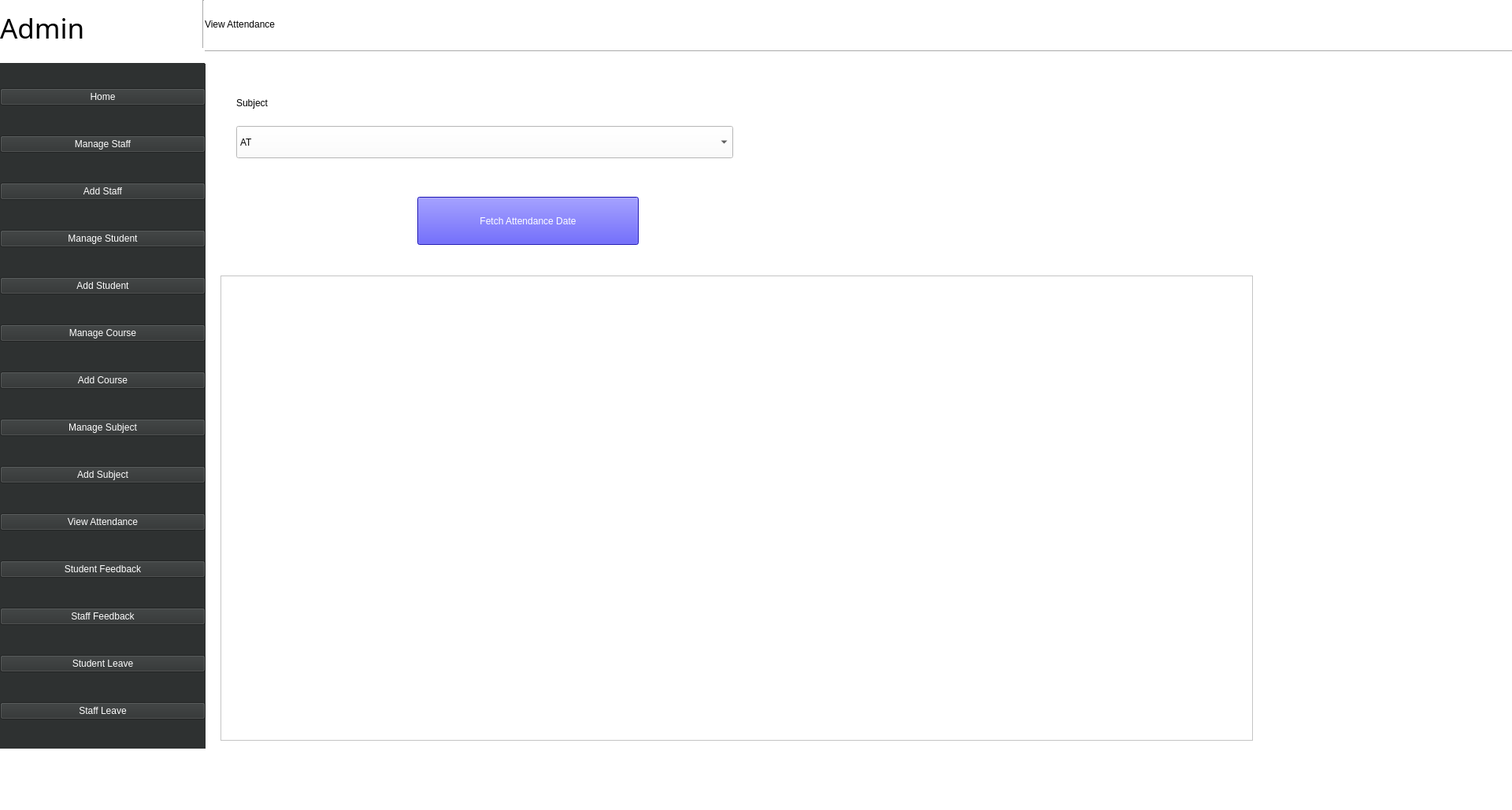
<?xml version="1.0" encoding="UTF-8"?>
<ui version="4.0">
 <class>MainWindow</class>
 <widget class="QMainWindow" name="MainWindow">
  <property name="geometry">
   <rect>
    <x>0</x>
    <y>0</y>
    <width>1920</width>
    <height>1029</height>
   </rect>
  </property>
  <property name="windowTitle">
   <string>MainWindow</string>
  </property>
  <property name="styleSheet">
   <string notr="true">background-color: rgb(255, 255, 255);</string>
  </property>
  <widget class="QWidget" name="centralwidget">
   <widget class="QWidget" name="adminVerticalWidget" native="true">
    <property name="geometry">
     <rect>
      <x>0</x>
      <y>80</y>
      <width>261</width>
      <height>871</height>
     </rect>
    </property>
    <property name="styleSheet">
     <string notr="true">background-color: rgb(46, 49, 49);
font: 75 11pt &quot;Consolas&quot;;
color: rgb(255, 255, 255);</string>
    </property>
    <layout class="QVBoxLayout" name="verticalLayout">
     <item>
      <widget class="QPushButton" name="home_b">
       <property name="enabled">
        <bool>true</bool>
       </property>
       <property name="styleSheet">
        <string notr="true">gridline-color: qlineargradient(spread:pad, x1:0, y1:0, x2:0, y2:1, stop:0 rgba(255, 255, 255, 255), stop:0.495 rgba(255, 255, 255, 255), stop:0.505 rgba(255, 0, 0, 255), stop:1 rgba(255, 0, 0, 255));</string>
       </property>
       <property name="text">
        <string>Home</string>
       </property>
      </widget>
     </item>
     <item>
      <widget class="QPushButton" name="manageStaff_b">
       <property name="text">
        <string>Manage Staff</string>
       </property>
      </widget>
     </item>
     <item>
      <widget class="QPushButton" name="addStaff_b">
       <property name="text">
        <string>Add Staff</string>
       </property>
      </widget>
     </item>
     <item>
      <widget class="QPushButton" name="manageStudent_b">
       <property name="styleSheet">
        <string notr="true">font: 75 12pt &quot;Consolas&quot;;</string>
       </property>
       <property name="text">
        <string>Manage Student</string>
       </property>
      </widget>
     </item>
     <item>
      <widget class="QPushButton" name="addStudent_b">
       <property name="styleSheet">
        <string notr="true">selection-background-color: rgb(85, 170, 255);</string>
       </property>
       <property name="text">
        <string>Add Student</string>
       </property>
      </widget>
     </item>
     <item>
      <widget class="QPushButton" name="manageCourse_b">
       <property name="text">
        <string>Manage Course</string>
       </property>
      </widget>
     </item>
     <item>
      <widget class="QPushButton" name="addCourse_b">
       <property name="text">
        <string>Add Course</string>
       </property>
      </widget>
     </item>
     <item>
      <widget class="QPushButton" name="manageSubject_b">
       <property name="text">
        <string>Manage Subject</string>
       </property>
      </widget>
     </item>
     <item>
      <widget class="QPushButton" name="addSubject_b">
       <property name="text">
        <string>Add Subject</string>
       </property>
      </widget>
     </item>
     <item>
      <widget class="QPushButton" name="viewAttendance_b">
       <property name="text">
        <string>View Attendance</string>
       </property>
      </widget>
     </item>
     <item>
      <widget class="QPushButton" name="studentFeedback_b">
       <property name="text">
        <string>Student Feedback</string>
       </property>
      </widget>
     </item>
     <item>
      <widget class="QPushButton" name="staffFeedback_b">
       <property name="text">
        <string>Staff Feedback</string>
       </property>
      </widget>
     </item>
     <item>
      <widget class="QPushButton" name="studentLeave_b">
       <property name="text">
        <string>Student Leave</string>
       </property>
      </widget>
     </item>
     <item>
      <widget class="QPushButton" name="staffLeave_b">
       <property name="styleSheet">
        <string notr="true">font: 75 12pt &quot;Consolas&quot;;</string>
       </property>
       <property name="text">
        <string>Staff Leave</string>
       </property>
      </widget>
     </item>
    </layout>
   </widget>
   <widget class="Line" name="line">
    <property name="geometry">
     <rect>
      <x>260</x>
      <y>50</y>
      <width>1661</width>
      <height>31</height>
     </rect>
    </property>
    <property name="orientation">
     <enum>Qt::Horizontal</enum>
    </property>
   </widget>
   <widget class="QLabel" name="admin_l">
    <property name="geometry">
     <rect>
      <x>0</x>
      <y>0</y>
      <width>251</width>
      <height>71</height>
     </rect>
    </property>
    <property name="font">
     <font>
      <family>Microsoft Himalaya</family>
      <pointsize>26</pointsize>
      <weight>50</weight>
      <italic>false</italic>
      <bold>false</bold>
     </font>
    </property>
    <property name="styleSheet">
     <string notr="true">font: 75 14pt &quot;Segoe UI&quot;;
font: 26pt &quot;Microsoft Himalaya&quot;;
color: rgb(0, 0, 0);
selection-color: rgb(158, 149, 255);</string>
    </property>
    <property name="text">
     <string>Admin</string>
    </property>
   </widget>
   <widget class="Line" name="line_2">
    <property name="geometry">
     <rect>
      <x>250</x>
      <y>0</y>
      <width>16</width>
      <height>61</height>
     </rect>
    </property>
    <property name="orientation">
     <enum>Qt::Vertical</enum>
    </property>
   </widget>
   <widget class="QLabel" name="viewAttendance_l">
    <property name="geometry">
     <rect>
      <x>260</x>
      <y>0</y>
      <width>521</width>
      <height>61</height>
     </rect>
    </property>
    <property name="styleSheet">
     <string notr="true">font: 36pt &quot;Microsoft Himalaya&quot;;</string>
    </property>
    <property name="text">
     <string>View Attendance</string>
    </property>
   </widget>
   <widget class="QComboBox" name="subject_cb">
    <property name="geometry">
     <rect>
      <x>300</x>
      <y>160</y>
      <width>631</width>
      <height>41</height>
     </rect>
    </property>
    <property name="cursor">
     <cursorShape>PointingHandCursor</cursorShape>
    </property>
    <property name="inputMethodHints">
     <set>Qt::ImhNone</set>
    </property>
    <property name="insertPolicy">
     <enum>QComboBox::InsertAlphabetically</enum>
    </property>
    <item>
     <property name="text">
      <string>AT</string>
     </property>
    </item>
    <item>
     <property name="text">
      <string>COA</string>
     </property>
    </item>
    <item>
     <property name="text">
      <string>OS</string>
     </property>
    </item>
    <item>
     <property name="text">
      <string>Python</string>
     </property>
    </item>
   </widget>
   <widget class="QLabel" name="subject_l">
    <property name="geometry">
     <rect>
      <x>300</x>
      <y>110</y>
      <width>171</width>
      <height>41</height>
     </rect>
    </property>
    <property name="styleSheet">
     <string notr="true">font: 26pt &quot;Microsoft Himalaya&quot;;</string>
    </property>
    <property name="text">
     <string>Subject</string>
    </property>
    <property name="buddy">
     <cstring>subject_l</cstring>
    </property>
   </widget>
   <widget class="QPushButton" name="fetch_Attendance_b">
    <property name="geometry">
     <rect>
      <x>530</x>
      <y>250</y>
      <width>281</width>
      <height>61</height>
     </rect>
    </property>
    <property name="styleSheet">
     <string notr="true">font: 12pt &quot;Consolas&quot;;
selection-color: rgb(85, 170, 255);
color: rgb(255, 255, 255);
background-color: rgb(33, 23, 251);</string>
    </property>
    <property name="text">
     <string>Fetch Attendance Date</string>
    </property>
   </widget>
   <widget class="QTableWidget" name="tableWidget">
    <property name="geometry">
     <rect>
      <x>280</x>
      <y>350</y>
      <width>1311</width>
      <height>591</height>
     </rect>
    </property>
    <property name="cursor" stdset="0">
     <cursorShape>PointingHandCursor</cursorShape>
    </property>
   </widget>
  </widget>
  <widget class="QStatusBar" name="statusbar"/>
 </widget>
 <resources/>
 <connections>
  <connection>
   <sender>adminVerticalWidget</sender>
   <signal>customContextMenuRequested(QPoint)</signal>
   <receiver>addStaff_b</receiver>
   <slot>animateClick()</slot>
   <hints>
    <hint type="sourcelabel">
     <x>130</x>
     <y>550</y>
    </hint>
    <hint type="destinationlabel">
     <x>130</x>
     <y>230</y>
    </hint>
   </hints>
  </connection>
  <connection>
   <sender>fetch_Attendance_b</sender>
   <signal>clicked()</signal>
   <receiver>fetch_Attendance_b</receiver>
   <slot>showMenu()</slot>
   <hints>
    <hint type="sourcelabel">
     <x>668</x>
     <y>275</y>
    </hint>
    <hint type="destinationlabel">
     <x>668</x>
     <y>275</y>
    </hint>
   </hints>
  </connection>
  <connection>
   <sender>fetch_Attendance_b</sender>
   <signal>clicked(bool)</signal>
   <receiver>fetch_Attendance_b</receiver>
   <slot>show()</slot>
   <hints>
    <hint type="sourcelabel">
     <x>637</x>
     <y>297</y>
    </hint>
    <hint type="destinationlabel">
     <x>637</x>
     <y>296</y>
    </hint>
   </hints>
  </connection>
  <connection>
   <sender>tableWidget</sender>
   <signal>clicked(QModelIndex)</signal>
   <receiver>tableWidget</receiver>
   <slot>setFocus()</slot>
   <hints>
    <hint type="sourcelabel">
     <x>668</x>
     <y>419</y>
    </hint>
    <hint type="destinationlabel">
     <x>670</x>
     <y>434</y>
    </hint>
   </hints>
  </connection>
 </connections>
</ui>
